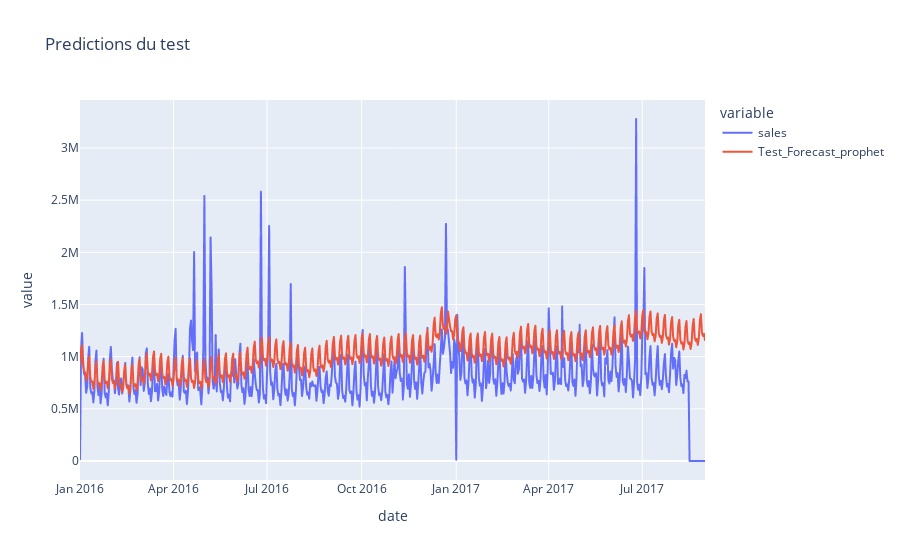

Notebook cell for this chart:
### Code cell
fig = px.line(series_test, x='date', y=['sales', 'Test_Forecast_prophet'],title="Predictions du test")
fig.show()

### Figure 1 — Plotly figure (JSON) as saved in the notebook; plotly's stock layout.template omitted (floating-point values rounded to 4 significant figures; data arrays with more than 128 entries replaced by an {"elided": "..."} marker saying what was removed)
{"data": [{"hovertemplate": "variable=sales<br>date=%{x}<br>value=%{y}<extra></extra>", "legendgroup": "sales", "line": {"color": "#636efa", "dash": "solid"}, "marker": {"symbol": "circle"}, "mode": "lines", "name": "sales", "showlegend": true, "type": "scattergl", "x": {"elided": "608 str values"}, "xaxis": "x", "y": {"elided": "608 float values"}, "yaxis": "y"}, {"hovertemplate": "variable=Test_Forecast_prophet<br>date=%{x}<br>value=%{y}<extra></extra>", "legendgroup": "Test_Forecast_prophet", "line": {"color": "#EF553B", "dash": "solid"}, "marker": {"symbol": "circle"}, "mode": "lines", "name": "Test_Forecast_prophet", "showlegend": true, "type": "scattergl", "x": {"elided": "608 str values"}, "xaxis": "x", "y": {"elided": "608 float values"}, "yaxis": "y"}], "layout": {"legend": {"title": {"text": "variable"}, "tracegroupgap": 0}, "title": {"text": "Predictions du test"}, "xaxis": {"anchor": "y", "domain": [0, 1], "title": {"text": "date"}}, "yaxis": {"anchor": "x", "domain": [0, 1], "title": {"text": "value"}}}}
